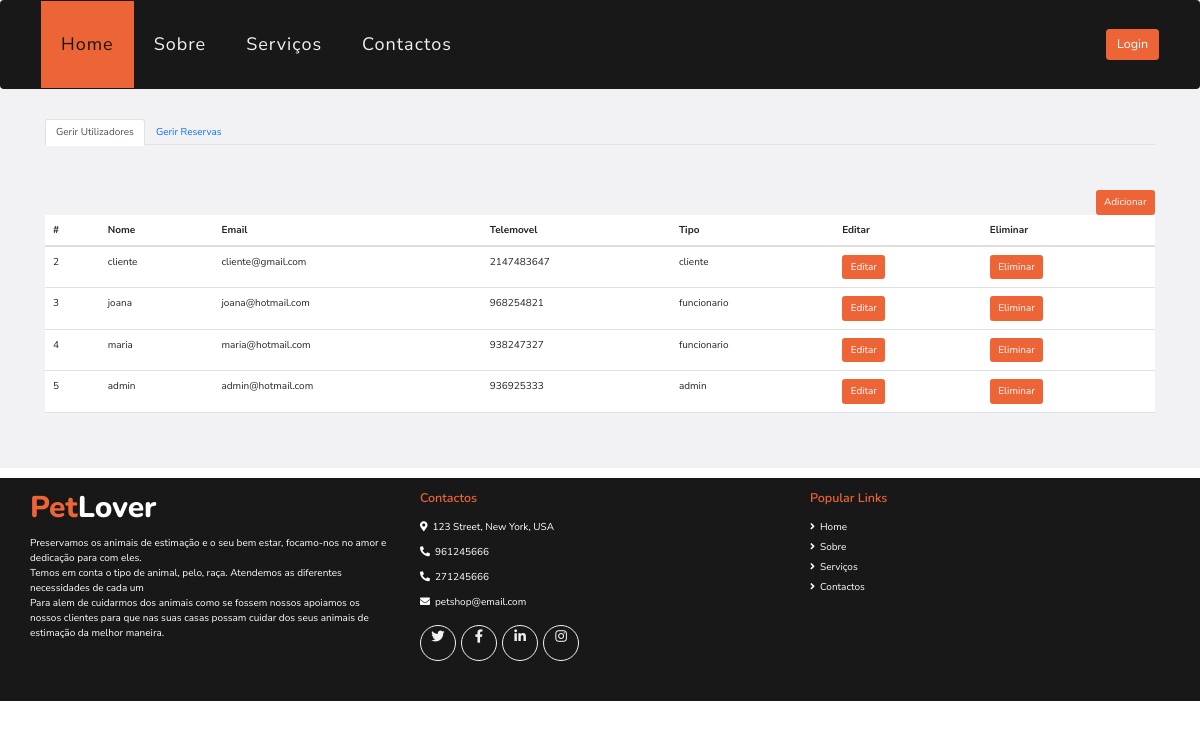
The page /paginas/gestao.php on the database as committed earlier.
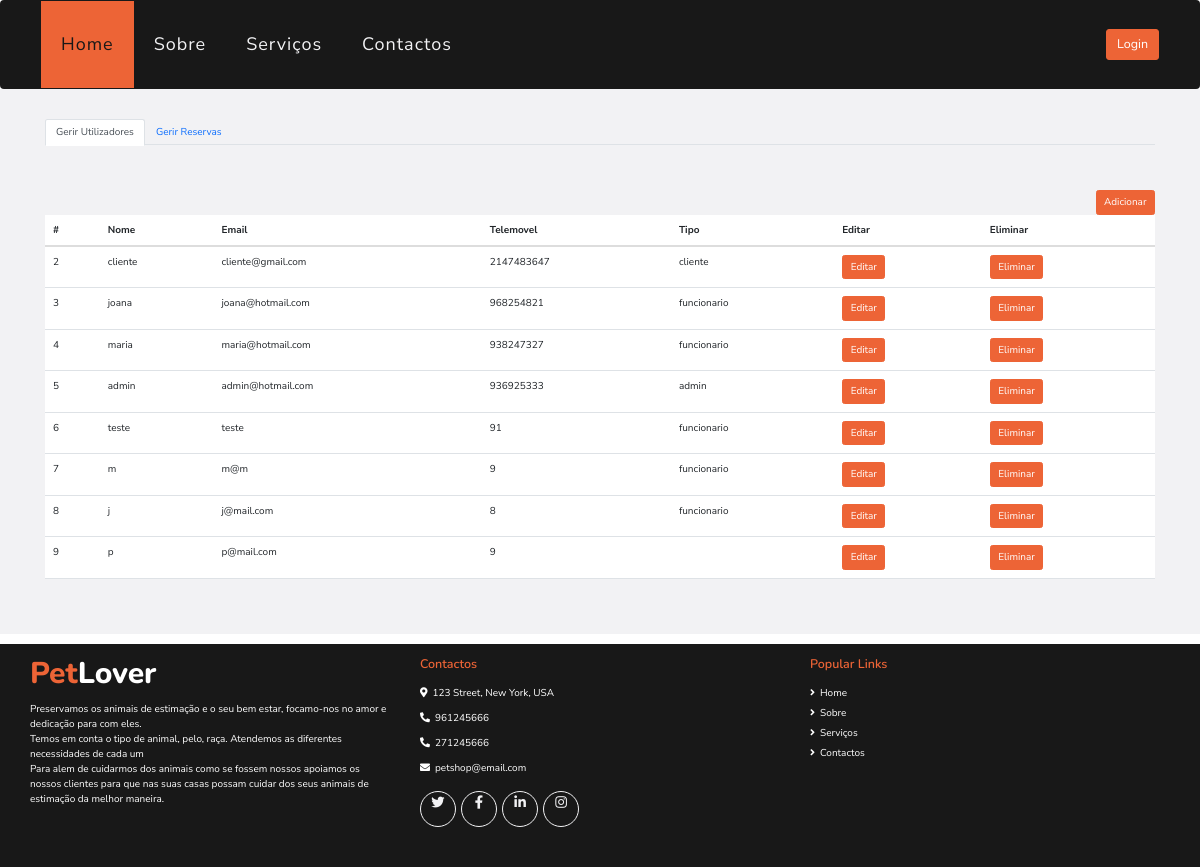
The same page on the database as committed later.
### tables this page shows
CREATE TABLE `utilizadores` (
  `id` int(11) NOT NULL,
  `nome` text NOT NULL,
  `password` text NOT NULL,
  `email` text NOT NULL,
  `telemovel` int(13) NOT NULL,
  `tipo` enum('cliente','funcionario','admin') DEFAULT NULL,
  `imagem` varchar(60) DEFAULT NULL
);

### paginas/gestao.php (the view, shortened to what this page needs)
<!DOCTYPE html>
<html>
<?php
require 'head.php';
$utilizadores = mysqli_query($conn, "SELECT * FROM utilizadores");
?>
<body>
    <?php require 'header.php'; ?>
    <div class="container-fluid bg-light pt-5">
        <div class="container">
            <ul class="nav nav-tabs" id="myTab" role="tablist">
                <li class="nav-item" role="presentation">
                    <button class="nav-link active" id="utilizadores-tab" data-bs-toggle="tab" href="#utilizadores"
                        type="button" role="tab" aria-controls="utilizadores" aria-selected="true"> Gerir Utilizadores
                </li>
                <li class="nav-item" role="presentation">
                    <button class="nav-link" id="reservas-tab" data-bs-toggle="tab" data-bs-target="#reservas"
                        type="button" role="tab" aria-controls="reservas-tab" aria-selected="false">Gerir
                        Reservas</button>
                </li>
            </ul>
            <div class="tab-content" id="myTabContent">
                <div class="tab-pane fade show active opacity-100 py-4" id="utilizadores" role="tabpanel"
                    aria-labelledby="utilizadores-tab">
                </div>
            </div>
            <div class="tab-content" id="myTabContent">
                <div class="tab-pane fade show active opacity-100 py-4" id="utilizadores" role="tabpanel"
                    aria-labelledby="utilizadores-tab">
                    <a type="button" class="btn btn-primary float-right" href="adicionarutilizador.php">Adicionar</a>
                    <table class="table">
                        <thead>
                            <tr>
                                <th scope="col">#</th>
                                <th scope="col">Nome</th>
                                <th scope="col">Email</th>
                                <th scope="col">Telemovel</th>
                                <th scope="col">Tipo</th>
                                <th scope="col">Editar</th>
                                <th scope="col">Eliminar</th>
                            </tr>
                        </thead>
                        <tbody>
                            <?php
                            while ($utilizadoresInfo = mysqli_fetch_array($utilizadores)) {
                                ?>
                                <tr>
                                    <td scope="row">
                                        <?php echo $utilizadoresInfo['id'] ?>
                                    </td>
                                    <td scope="row">
                                        <?php echo $utilizadoresInfo['nome'] ?>
                                    </td>
                                    <td scope="row">
                                        <?php echo $utilizadoresInfo['email'] ?>
                                    </td>
                                    <td scope="row">
                                        <?php echo $utilizadoresInfo['telemovel'] ?>
                                    </td>
                                    <td scope="row">
                                        <?php echo $utilizadoresInfo['tipo'] ?>
                                    </td>
                                    <td scope="row"> <a type="button" class="btn btn-primary"
                                            href="editarutilizador.php?id=<?php echo $utilizadoresInfo['id']; ?>">Editar</a>
                                    </td>
                                    <td scope="row"> <a type="button" class="btn btn-primary"
                                            href="eliminarutilizador.php?id=<?php echo $utilizadoresInfo['id']; ?>">Eliminar</a>
                                    </td>
                                </tr>
                            <?php } ?>
                        </tbody>
                    </table>
                </div>
            </div>
            <div class="tab-content" id="myTabContent">
                <div class="tab-pane fade show active opacity-100 py-4" id="reservas" role="tabpanel"
                    aria-labelledby="reservas-tab">
                </div>
            </div>
        </div>
    </div>
    <?php require "footer.php"; ?>
</body>
</html>

### paginas/head.php (shortened to what this page needs)
<head>
    <link href="https://cdnjs.cloudflare.com/ajax/libs/font-awesome/5.10.0/css/all.min.css" rel="stylesheet">
    <link href="https://cdn.jsdelivr.net/npm/bootstrap@5.3.0-alpha3/dist/css/bootstrap.min.css" rel="stylesheet">
    <link rel="stylesheet" href="https://maxcdn.bootstrapcdn.com/bootstrap/3.4.1/css/bootstrap.min.css">
    <link href="style.css" rel="stylesheet">
</head>

### paginas/header.php (shortened to what this page needs)
<header>
    <div class="container-fluid p-0">
        <nav class="navbar navbar-expand-lg bg-dark navbar-dark py-3 py-lg-0 px-lg-5 mb-0">
            <div class="collapse navbar-collapse justify-content-between px-3" id="navbarCollapse">
                <div class="navbar-nav mr-auto py-0">
                    <a href="index.php" class="nav-item nav-link active">Home</a>
                    <a href="sobre.php" class="nav-item nav-link">Sobre</a>
                    <a href="servicos.php" class="nav-item nav-link">Serviços</a>
                    <a href="contactos.php" class="nav-item nav-link">Contactos</a>
                </div>
                <?php
                if (isset($_SESSION['nome'])) {
                    echo '
                    <a  class="btn btn-lg btn-primary px-3 d-none d-lg-block nav-link dropdown-toggle"
                    data-toggle="dropdown" href="#"   aria-haspopup="true" aria-expanded="false">
                        <i class="fas fa-user"></i>
                        <label class="text-capitalize"> '  . $_SESSION['nome'] . ' </label>
                    </a>
                    <div class="dropdown-menu dropdown-menu-right bg-black mx-5"  aria-labelledby="dropdownMenuLink">
                        <a class="dropdown-item text-light" href="dadospessoais.php">Dados Pessoais</a>
                        <a class="dropdown-item text-light" href="verreservas.php">Reservas</a>
                        ';
                    if (($_SESSION['tipo'] == "admin")) {
                        echo '  <a class="dropdown-item text-light" href="gestao.php">Gestão</a>
                                ';
                    }
                    echo '
                        <div class="dropdown-divider"></div>
                        <a class="dropdown-item text-light" href="logout.php">Logout</a>
                        </div>';
                } else {
                    echo ' <a href="login.php" class="btn btn-lg btn-primary px-3 d-none d-lg-block">Login</a> ';
                }
                ?>
        </nav>
    </div>
</header>

### paginas/footer.php (shortened to what this page needs)
<div class="container-fluid bg-dark text-white mt-3 py-3 px-sm-3 px-md-5">
    <div class="row pt-1">
        <div class="col-lg-4 col-md-12 mb-5">
            <h1 class="mb-3 display-5 text-capitalize text-white"><span class="text-primary">Pet</span>Lover</h1>
            <p class="m-0"> Preservamos os animais de estimação e o seu bem estar, focamo-nos no amor e dedicação para com eles. </p>
            <p class="m-0"> Temos em conta o tipo de animal, pelo, raça. Atendemos as diferentes necessidades de cada um</p>
            <p class="m-0"> Para alem de cuidarmos dos animais como se fossem nossos apoiamos os nossos clientes para que nas suas casas possam cuidar dos seus animais de estimação da melhor maneira.</p>
        </div>
        <div class="col-lg-8 col-md-12">
            <div class="row">
                <div class="col-md-6 mb-5">
                    <h5 class="text-primary mb-4">Contactos</h5>
                    <p><i class="fa fa-map-marker-alt mr-2"></i>123 Street, New York, USA</p>
                    <p><i class="fa fa-phone-alt mr-2"></i>961245666</p>
                    <p><i class="fa fa-phone-alt mr-2"></i>271245666</p>
                    <p><i class="fa fa-envelope mr-2"></i>petshop@email.com</p>
                    <div class="d-flex justify-content-start mt-4">
                        <a class="btn btn-outline-light rounded-circle text-center mr-2 px-0" style="width: 36px; height: 36px;" href="#"><i class="fab fa-twitter fa-lg"></i></a>
                        <a class="btn btn-outline-light rounded-circle text-center mr-2 px-0" style="width: 36px; height: 36px;" href="#"><i class="fab fa-facebook-f fa-lg"></i></a>
                        <a class="btn btn-outline-light rounded-circle text-center mr-2 px-0" style="width: 36px; height: 36px;" href="#"><i class="fab fa-linkedin-in fa-lg"></i></a>
                        <a class="btn btn-outline-light rounded-circle text-center mr-2 px-0" style="width: 36px; height: 36px;" href="#"><i class="fab fa-instagram fa-lg"></i></a>
                    </div>
                </div>
                <div class="col-md-6 mb-5">
                    <h5 class="text-primary mb-4">Popular Links</h5>
                    <div class="d-flex flex-column justify-content-start">
                        <a class="text-white mb-2" href="index.php"><i class="fa fa-angle-right mr-2"></i>Home</a>
                        <a class="text-white mb-2" href="sobre.php"><i class="fa fa-angle-right mr-2"></i>Sobre</a>
                        <a class="text-white mb-2" href="servicos.php"><i class="fa fa-angle-right mr-2"></i>Serviços</a>
                        <a class="text-white" href="contactos.php"><i class="fa fa-angle-right mr-2"></i>Contactos</a>
                    </div>
                </div>
            </div>
        </div>
    </div>
</div>

Rows that differ between the two databases and show on the page:
added utilizadores: id "6", nome "teste", email "teste", telemovel "91", tipo "funcionario"
added utilizadores: id "7", nome "m", email "m@m", telemovel "9", tipo "funcionario"
added utilizadores: id "8", nome "j", email "j@mail.com", telemovel "8", tipo "funcionario"
added utilizadores: id "9", nome "p", email "p@mail.com", telemovel "9"
